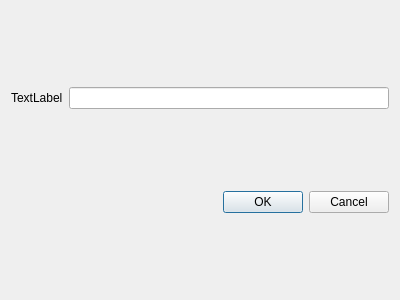
<?xml version="1.0" encoding="UTF-8"?>
<ui version="4.0">
 <class>EditDetailsWindow</class>
 <widget class="QDialog" name="EditDetailsWindow">
  <property name="geometry">
   <rect>
    <x>0</x>
    <y>0</y>
    <width>400</width>
    <height>300</height>
   </rect>
  </property>
  <property name="windowTitle">
   <string>Dialog</string>
  </property>
  <layout class="QGridLayout" name="gridLayout">
   <item row="0" column="0">
    <widget class="QLabel" name="DetailName">
     <property name="text">
      <string>TextLabel</string>
     </property>
    </widget>
   </item>
   <item row="0" column="1">
    <widget class="QLineEdit" name="DetailEdit"/>
   </item>
   <item row="1" column="0" colspan="2">
    <widget class="QDialogButtonBox" name="ButtonBox">
     <property name="orientation">
      <enum>Qt::Horizontal</enum>
     </property>
     <property name="standardButtons">
      <set>QDialogButtonBox::Cancel|QDialogButtonBox::Ok</set>
     </property>
    </widget>
   </item>
  </layout>
 </widget>
 <resources/>
 <connections>
  <connection>
   <sender>ButtonBox</sender>
   <signal>accepted()</signal>
   <receiver>EditDetailsWindow</receiver>
   <slot>accept()</slot>
   <hints>
    <hint type="sourcelabel">
     <x>248</x>
     <y>254</y>
    </hint>
    <hint type="destinationlabel">
     <x>157</x>
     <y>274</y>
    </hint>
   </hints>
  </connection>
  <connection>
   <sender>ButtonBox</sender>
   <signal>rejected()</signal>
   <receiver>EditDetailsWindow</receiver>
   <slot>reject()</slot>
   <hints>
    <hint type="sourcelabel">
     <x>316</x>
     <y>260</y>
    </hint>
    <hint type="destinationlabel">
     <x>286</x>
     <y>274</y>
    </hint>
   </hints>
  </connection>
 </connections>
</ui>
